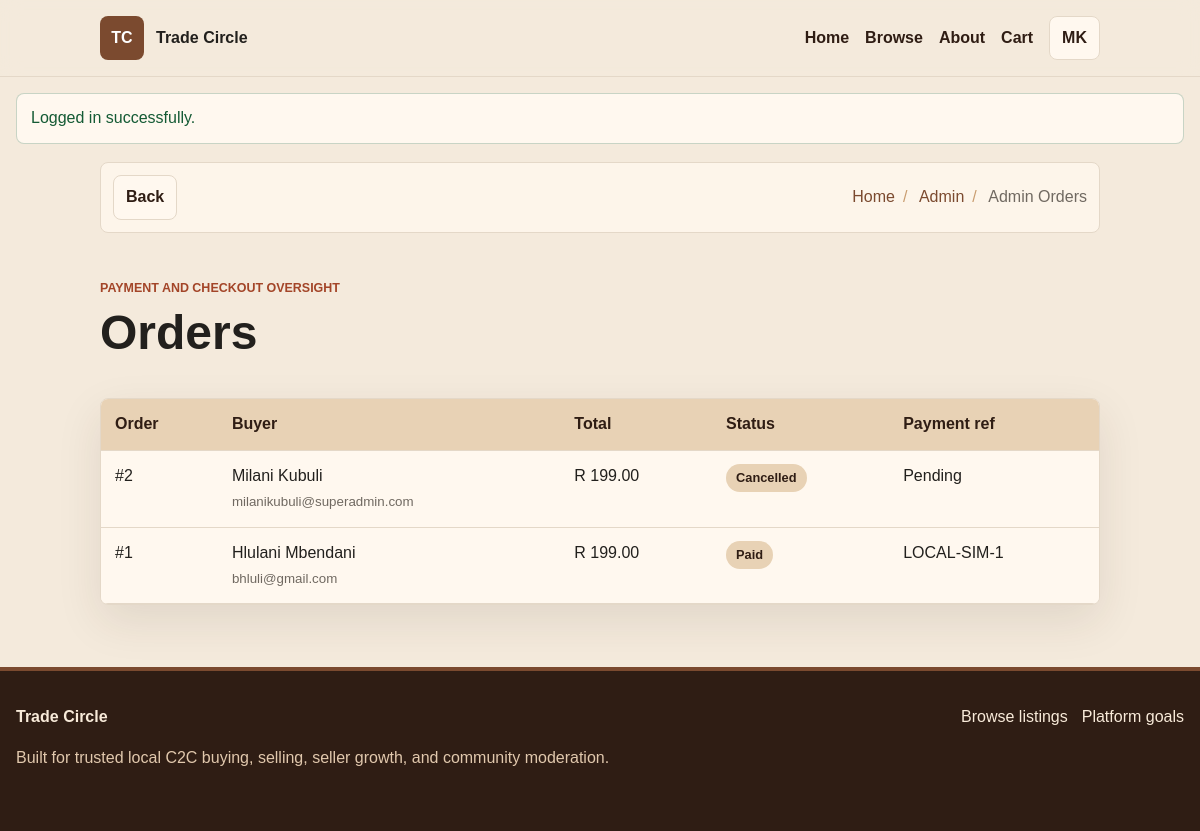
The app's page /admin_orders.php (signed in) with its own data.
### tables this page shows
CREATE TABLE `users` (
  `id` int(11) NOT NULL,
  `full_name` varchar(120) NOT NULL,
  `email` varchar(160) NOT NULL,
  `password` varchar(120) NOT NULL,
  `role` enum('buyer','seller','admin','superadmin') NOT NULL DEFAULT 'buyer',
  `phone` varchar(40) DEFAULT NULL,
  `id_number` varchar(13) DEFAULT NULL,
  `location` varchar(160) DEFAULT NULL,
  `address_line1` varchar(160) DEFAULT NULL,
  `address_line2` varchar(160) DEFAULT NULL,
  `suburb` varchar(120) DEFAULT NULL,
  `city` varchar(120) DEFAULT NULL,
  `province` varchar(120) DEFAULT NULL,
  `zip_code` varchar(12) DEFAULT NULL,
  `bio` text DEFAULT NULL,
  `verification_status` enum('unverified','pending','approved','rejected') NOT NULL DEFAULT 'unverified',
  `status` enum('active','suspended') NOT NULL DEFAULT 'active'
);

CREATE TABLE `orders` (
  `id` int(11) NOT NULL,
  `buyer_id` int(11) DEFAULT NULL,
  `buyer_name_snapshot` varchar(120) DEFAULT NULL,
  `buyer_email_snapshot` varchar(160) DEFAULT NULL,
  `total_amount` decimal(10,2) NOT NULL,
  `status` enum('payment_pending','paid','cancelled','payment_failed') NOT NULL DEFAULT 'payment_pending',
  `delivery_method` enum('pickup','local_delivery') NOT NULL DEFAULT 'pickup',
  `delivery_address` varchar(255) DEFAULT NULL,
  `buyer_notes` text DEFAULT NULL,
  `payment_reference` varchar(120) DEFAULT NULL
);

### includes/db.php (called while the page is built, shortened)
<?php
function db(): PDO
{
    static $pdo = null;
    if ($pdo instanceof PDO) {
        return $pdo;
    }
    $dsn = 'mysql:host=' . DB_HOST . ';port=' . DB_PORT . ';dbname=' . DB_NAME . ';charset=' . DB_CHARSET;
    $pdo = new PDO($dsn, DB_USER, DB_PASS, [
        PDO::ATTR_ERRMODE => PDO::ERRMODE_EXCEPTION,
        PDO::ATTR_DEFAULT_FETCH_MODE => PDO::FETCH_ASSOC,
        PDO::ATTR_EMULATE_PREPARES => false,
    ]);
    return $pdo;
}

### includes/auth.php (called while the page is built, shortened)
<?php
require_once __DIR__ . '/functions.php';
function current_user(): ?array
{
    static $cachedUser = null;
    if ($cachedUser && (int) $cachedUser['id'] === (int) $_SESSION['user_id']) {
        return $cachedUser;
    }
    $stmt = db()->prepare('SELECT * FROM users WHERE id = ? LIMIT 1');
    $stmt->execute([(int) $_SESSION['user_id']]);
    $user = $stmt->fetch();
    $cachedUser = $user ?: null;
    return $cachedUser;
}
function is_logged_in(): bool
{
    return current_user() !== null;
}
function require_login(): void
{
    if (!is_logged_in()) {
        flash('warning', 'Please log in to continue.');
        redirect('login.php');
    }
}
function require_role(array|string $roles): void
{
    require_login();
}

### admin_orders.php (the view, shortened to what this page needs)
<?php
require_role(['admin', 'superadmin']);
$pageTitle = 'Admin Orders';
$orders = db()->query(
    'SELECT o.*, COALESCE(u.full_name, o.buyer_name_snapshot, "Deleted user") AS buyer_name,
            COALESCE(u.email, o.buyer_email_snapshot, "Deleted user") AS buyer_email
     FROM orders o
     LEFT JOIN users u ON u.id = o.buyer_id
     ORDER BY o.id DESC'
)->fetchAll();
require_once __DIR__ . '/includes/header.php';
?>
<section class="page-hero compact">
    <p class="eyebrow">Payment and checkout oversight</p>
    <h1>Orders</h1>
</section>
<section class="section-shell">
    <div class="table-wrap">
        <table>
            <thead><tr><th>Order</th><th>Buyer</th><th>Total</th><th>Status</th><th>Payment ref</th></tr></thead>
            <tbody>
            <?php foreach ($orders as $order): ?>
                <tr>
                    <td>#<?= (int) $order['id'] ?></td>
                    <td><?= e($order['buyer_name']) ?><br><small><?= e($order['buyer_email']) ?></small></td>
                    <td><?= e(money($order['total_amount'])) ?></td>
                    <td><span class="pill"><?= e(status_label($order['status'])) ?></span></td>
                    <td><?= e($order['payment_reference'] ?: 'Pending') ?></td>
                </tr>
            <?php endforeach; ?>
            </tbody>
        </table>
    </div>
</section>
<?php require_once __DIR__ . '/includes/footer.php'; ?>

### includes/header.php (shortened to what this page needs)
<?php
$pageTitle = $pageTitle ?? APP_NAME;
$user = current_user();
$cartCount = get_cart_count();
$crumbs = breadcrumbs($pageTitle);
$logoFile = __DIR__ . '/../assets/images/logo.png';
$hasLogo = is_file($logoFile) && filesize($logoFile) > 0;
$flashMessages = pull_flash();
?>
<!doctype html>
<html lang="en" data-theme="light">
<head>
    <link rel="stylesheet" href="<?= e(url_for('assets/css/styles.css')) ?>">
</head>
<body class="page-<?= e(str_replace(['.php', '_'], ['', '-'], page_file())) ?>">
<header class="site-header">
    <nav class="nav-shell" aria-label="Main navigation">
        <a class="brand" href="<?= e(url_for('index.php')) ?>">
            <span class="brand-mark <?= $hasLogo ? '' : 'brand-fallback' ?>">
            </span>
            <span>
                <strong><?= e(APP_NAME) ?></strong>
            </span>
        </a>
        <div class="nav-links" data-nav-menu>
            <?= nav_link('index.php', 'Home', 'home') ?>
            <?= nav_link('listings.php', 'Browse', 'browse') ?>
            <?= nav_link('about.php', 'About', 'about') ?>
            <?= nav_link('cart.php', 'Cart' . ($cartCount ? ' (' . $cartCount . ')' : ''), 'cart') ?>
            <?php if ($user): ?>
                <div class="profile-menu">
                    <button class="profile-trigger" type="button" data-profile-toggle aria-expanded="false">
                        <span><?= e(initials($user['full_name'])) ?></span>
                    </button>
                </div>
            <?php endif; ?>
        </div>
    </nav>
</header>
<main>
    <?php if ($flashMessages): ?>
        <div class="flash-wrap" aria-live="polite">
            <?php foreach ($flashMessages as $message): ?>
                <div class="flash flash-<?= e($message['type']) ?>"><?= e($message['message']) ?></div>
            <?php endforeach; ?>
        </div>
    <?php endif; ?>
    <?php if (!in_array(page_file(), ['index.php', ''], true)): ?>
        <nav class="breadcrumb-shell" aria-label="Breadcrumb">
            <button class="back-button" type="button" data-back-button data-home-url="<?= e(url_for('index.php')) ?>"><?= nav_icon('back') ?><span>Back</span></button>
            <ol class="breadcrumbs">
                <?php foreach ($crumbs as $crumb): ?>
                    <li>
                        <?php if ($crumb['url']): ?>
                            <a href="<?= e($crumb['url']) ?>"><?= e($crumb['label']) ?></a>
                        <?php else: ?>
                            <span><?= e($crumb['label']) ?></span>
                        <?php endif; ?>
                    </li>
                <?php endforeach; ?>
            </ol>
        </nav>
    <?php endif; ?>

### assets/css/styles.css (style rules this page uses)
:root { --bg: #f4eadc; --surface: #fff8ef; --sand: #e8d2b5; --sand-strong: #c99d70; --brown: #7b4a2f; --brown-dark: #2f1d14; --clay: #a34528; --sage: #3f6f46; --ink: #22201d; --muted: #706961; --line: #e4d8c8; --success: #145a34; --warning: #b86405; --error: #7f1d1d; --shadow: 0 16px 45px rgba(63, 43, 32, 0.10); }
* { box-sizing: border-box; }
html { font-size: 16px; }
html, body { min-height: 100%; }
body { margin: 0; background: var(--bg); color: var(--ink); font-family: Arial, Helvetica, sans-serif; line-height: 1.55; transition: background 0.35s ease, color 0.35s ease; min-height: 100vh; display: flex; flex-direction: column; }
main { flex: 1 0 auto; }
a { color: var(--brown); text-decoration: none; }
button, input, select, textarea { font: inherit; }
.site-header { position: sticky; top: 0; z-index: 20; background: var(--surface); border-bottom: 1px solid var(--line); backdrop-filter: blur(10px); }
.nav-shell { width: calc(100% - 16px); max-width: 1180px; margin: 0 auto; display: flex; align-items: center; justify-content: space-between; gap: 24px; min-height: 76px; }
.brand { display: inline-flex; align-items: center; gap: 12px; color: var(--ink); }
.brand-mark { display: grid; place-items: center; width: 44px; height: 44px; border-radius: 8px; background: var(--brown); color: #fff; font-weight: 800; }
.nav-links { display: flex; align-items: center; gap: 16px; flex-wrap: wrap; }
.flash-wrap { width: min(1180px, calc(100% - 32px)); margin: 16px auto 0; }
.flash { border-radius: 8px; padding: 12px 14px; margin-bottom: 10px; border: 1px solid var(--line); background: var(--surface); }
.flash-success { color: var(--success); border-color: rgba(39, 103, 73, 0.25); }
.market-hero, .page-hero, .section-shell, .trust-band, .listing-detail, .auth-shell, .site-footer { width: calc(100% - 32px); max-width: 1180px; margin: 0 auto; }
.hero-copy h1, .page-hero h1 { margin: 0; max-width: 780px; font-size: clamp(2rem, 4vw, 4.35rem); line-height: 1.05; overflow-wrap: break-word; }
.eyebrow { margin: 0 0 10px; color: var(--clay); font-size: 0.78rem; font-weight: 800; text-transform: uppercase; }
.section-shell { padding: 28px 0; }
@media (min-width: 1180px) { nav.nav-shell { width: calc(100% - 200px); max-width: none; margin-left: 100px; margin-right: 100px; } }
@media (min-width: 1180px) { .page-hero, .section-shell, nav.breadcrumb-shell { width: calc(100% - 200px); max-width: none; margin-left: 100px; margin-right: 100px; } }
.section-heading h1, .section-heading h2, .page-hero h1 { margin-top: 0; }
.pill { display: inline-flex; align-items: center; min-height: 26px; padding: 4px 10px; border-radius: 999px; background: var(--sand); color: var(--brown-dark); font-size: 0.8rem; font-weight: 700; }
.page-hero { padding: 46px 0 20px; }
.page-hero.compact { padding-bottom: 12px; }
.form-note, small { color: var(--muted); }
.table-wrap { width: 100%; overflow-x: auto; border: 1px solid var(--line); border-radius: 8px; background: var(--surface); box-shadow: var(--shadow); }
table { width: 100%; border-collapse: collapse; min-width: 720px; }
th, td { padding: 13px 14px; border-bottom: 1px solid var(--line); text-align: left; vertical-align: top; }
td { background: var(--surface); color: var(--ink); }
th { background: var(--sand); color: var(--brown-dark); }
.site-header { background: color-mix(in srgb, var(--bg) 92%, transparent); }
.brand-mark { position: relative; overflow: hidden; }
.brand-fallback::after { content: "TC"; position: absolute; inset: 0; display: grid; place-items: center; }
.nav-link, .profile-trigger, .theme-toggle, .back-button { display: inline-flex; align-items: center; gap: 7px; color: var(--brown-dark); font-weight: 800; }
.profile-menu { position: relative; }
.profile-trigger, .theme-toggle, .back-button { min-height: 42px; border: 1px solid var(--line); background: var(--surface); border-radius: 8px; padding: 9px 12px; cursor: pointer; }
.breadcrumb-shell { width: calc(100% - 32px); max-width: 1180px; margin: 18px auto 0; display: flex; align-items: center; justify-content: space-between; gap: 16px; padding: 12px; border: 1px solid var(--line); border-radius: 8px; background: color-mix(in srgb, var(--surface) 92%, var(--sand)); }
.breadcrumbs { list-style: none; display: flex; gap: 8px; flex-wrap: wrap; margin: 0; padding: 0; color: var(--muted); }
.breadcrumbs li + li::before { content: "/"; margin-right: 8px; color: var(--sand-strong); }

### records on screen
users: full_name "MK"
orders: id "2", buyer_name "Milani Kubuli", buyer_email "milanikubuli@superadmin.com", total_amount "R 199.00", status "Cancelled", payment_reference "Pending"
orders: id "1", buyer_name "Hlulani Mbendani", buyer_email "bhluli@gmail.com", total_amount "R 199.00", status "Paid", payment_reference "LOCAL-SIM-1"

### other values on screen
APP_NAME "Trade Circle"
$label "Home Browse About Cart"
$message['message'] "Logged in successfully."
$crumb['label'] "Home"
$crumb['label'] "Admin"
$crumb['label'] "Admin Orders"
